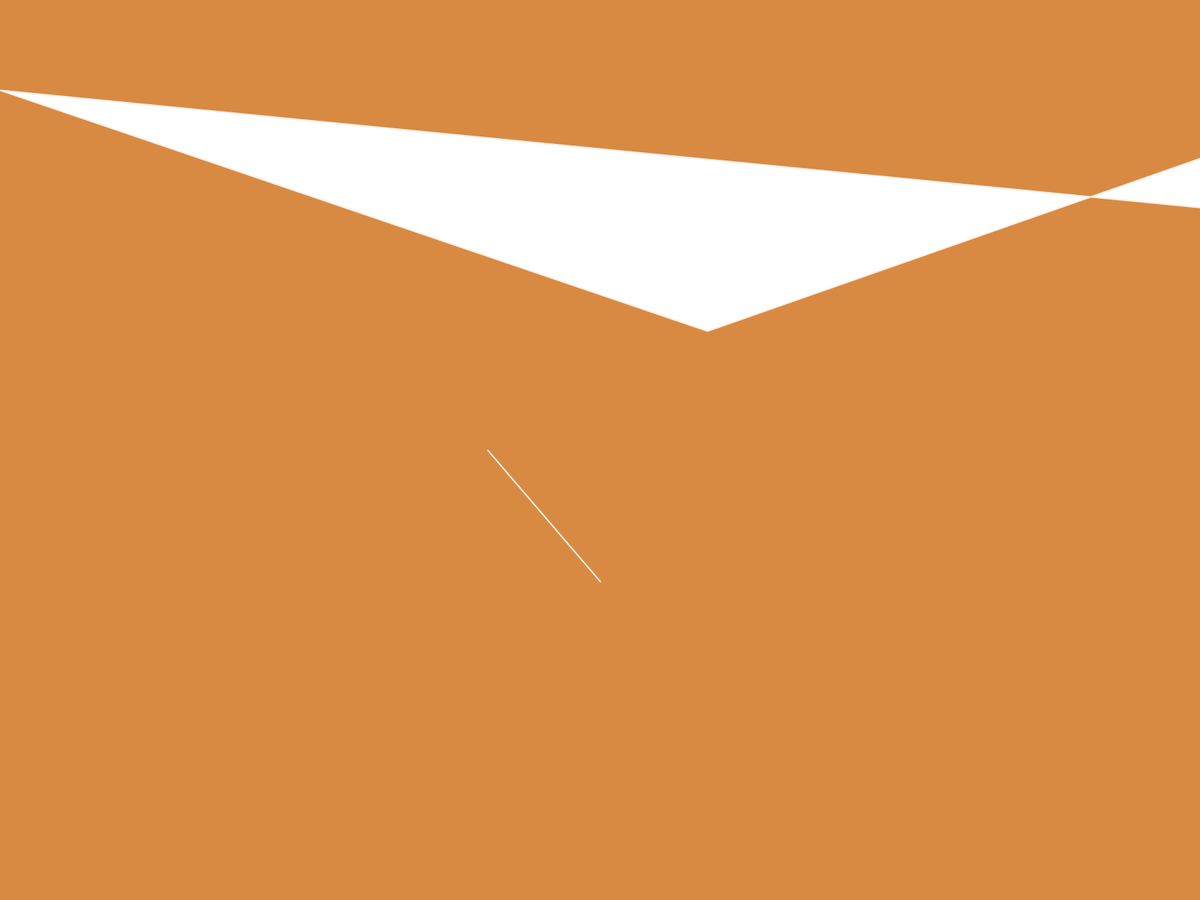
Frame 1 (no input)
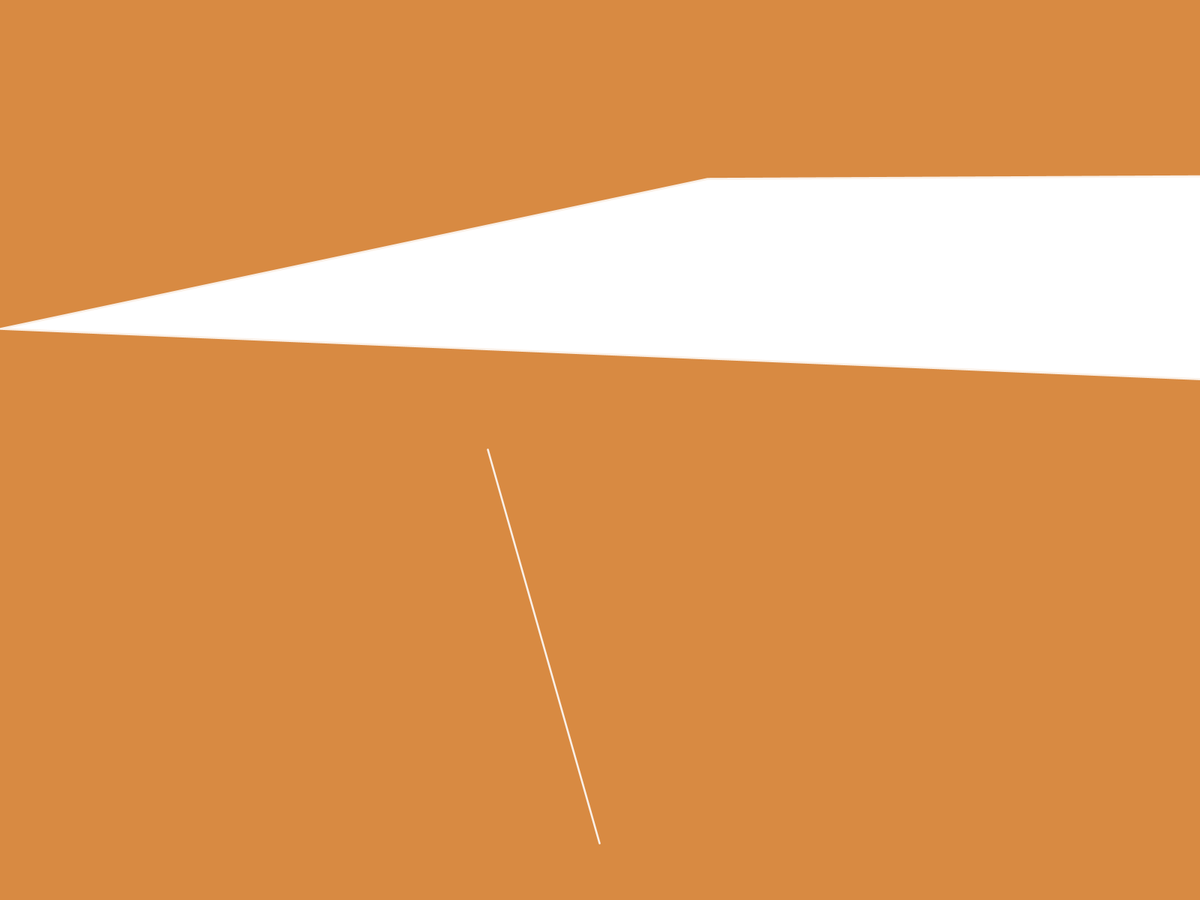
Frame 60 (the mouse pressed at the canvas centre just before this capture)
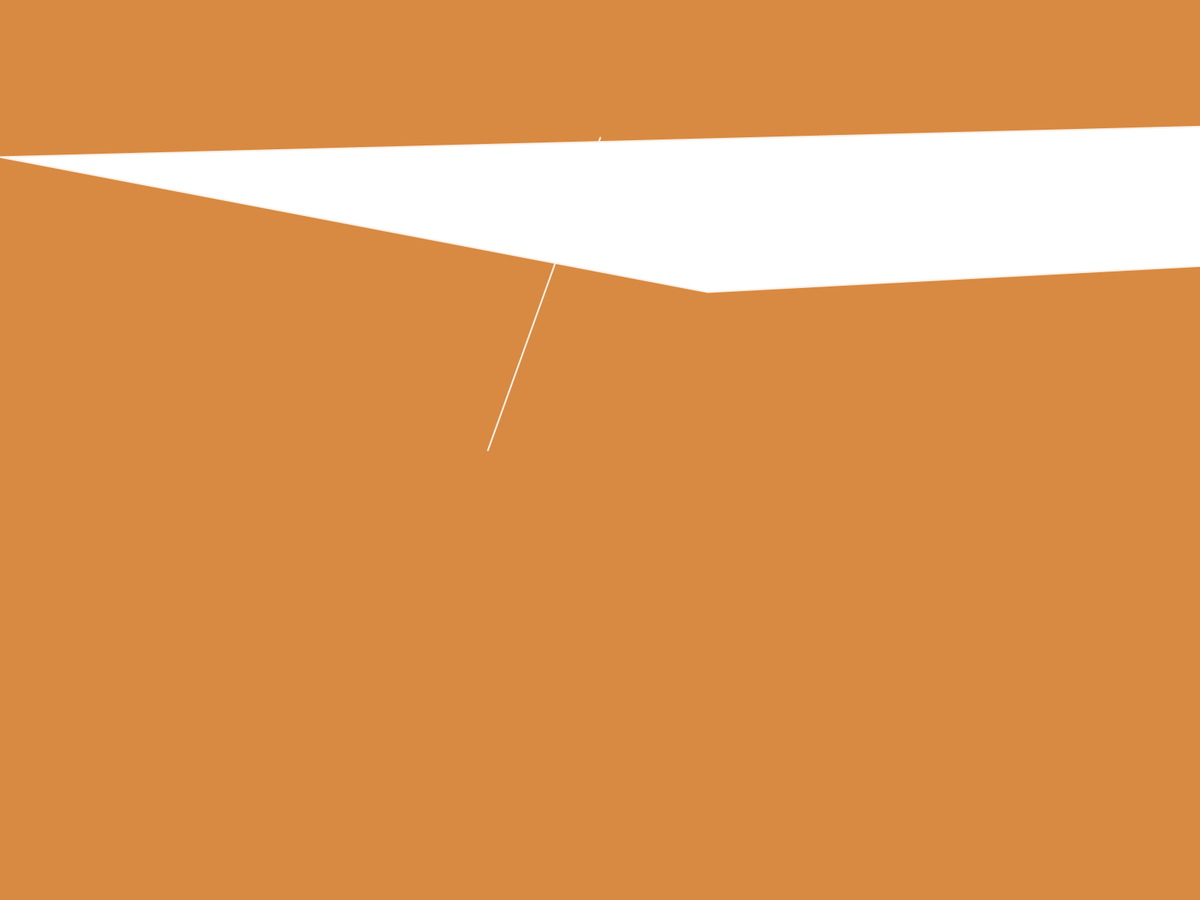
Frame 120 (the mouse held since frame 60 and released just before this capture)

The Processing sketch that drew these frames (run headless with seeded random() and noise(); from frame 60 on, the mouse is pressed at the canvas centre):

// Processing sketch: journey
// ── journey.pde
float theta;
float t = 1;
int num = 4, frms = 240;

void setup() {
  fullScreen();
  smooth(8);
}

void draw() {
  background(216, 138, 66);
  
  stroke(250, 240, 231);
  strokeWeight(noise(t) * 4);
  line(width/2 - 150, height/2 + cos(noise(t) * 100), width/2 + cos(noise(t) * 100), random(height));
  t+=0.05;
  
  beginShape();
  for(int i = 0; i < num; i++) {
    float x = 600 * TWO_PI/num+1 * cos(TWO_PI/frms) * i;
    x = x * i;
    float y = sin(noise(t)) * random(1000);
    println(x, y);
    vertex(x, y);
  }
  endShape(CLOSE);
  
  int dir = 1, n = 15, v = 10;
  theta += TWO_PI/frms;
  /*
  beginShape();
  for (int i=0; i<num; i++) {
    float angle = TWO_PI/num*i;
    float minV = map(sin(dir*theta+dir*angle*3), -1, 1, 20, width*.75);
    float d = map(sin(angle*n), -1, 1, minV, width*.75+v);
    float x = cos(angle)*d;
    float y = sin(angle)*d;
    vertex(x, y);
  }
  println(";;;;;");
  endShape(CLOSE);
  */
}
